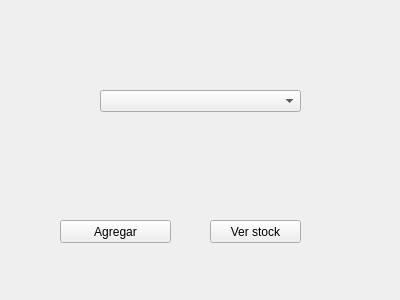
<?xml version="1.0" encoding="UTF-8"?>
<ui version="4.0">
 <class>Formulario</class>
 <widget class="QWidget" name="Formulario">
  <property name="geometry">
   <rect>
    <x>0</x>
    <y>0</y>
    <width>400</width>
    <height>300</height>
   </rect>
  </property>
  <property name="windowTitle">
   <string>Form</string>
  </property>
  <widget class="QPushButton" name="pbAgregar">
   <property name="geometry">
    <rect>
     <x>60</x>
     <y>220</y>
     <width>111</width>
     <height>23</height>
    </rect>
   </property>
   <property name="text">
    <string>Agregar</string>
   </property>
  </widget>
  <widget class="QComboBox" name="cbLista">
   <property name="geometry">
    <rect>
     <x>100</x>
     <y>90</y>
     <width>201</width>
     <height>22</height>
    </rect>
   </property>
  </widget>
  <widget class="QPushButton" name="pbVerStock">
   <property name="geometry">
    <rect>
     <x>210</x>
     <y>220</y>
     <width>91</width>
     <height>23</height>
    </rect>
   </property>
   <property name="text">
    <string>Ver stock</string>
   </property>
  </widget>
 </widget>
 <resources/>
 <connections/>
</ui>
